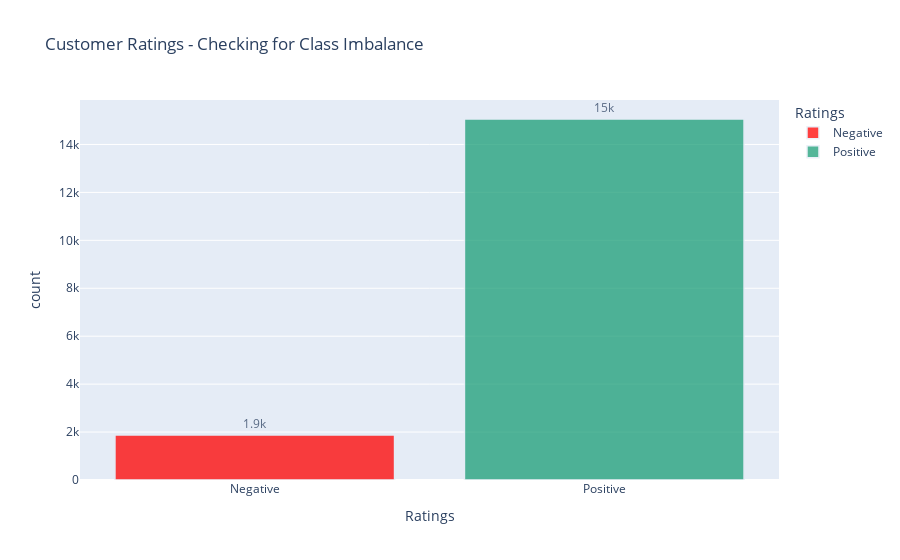

Source (notebook cell):
### Code cell
# create a data frame to count the number of customer reviews by products and also rename a column as count
rating_counts = pd.DataFrame(df[['review_star']].value_counts()).reset_index().rename( \
    columns={'review_star': 'Ratings', 0:'count'})

# add a sort index
rating_counts['Ratings_for_sorting'] = rating_counts['Ratings']

# convert ratings to str type for visualization
rating_counts['Ratings'] = rating_counts['Ratings'].astype(str)

# Sort order by custom column and display 
rating_counts.sort_values(by=['Ratings_for_sorting'], inplace = True)

# use plotly to create a bar graph of number of reviews by brand and using customized color coding 
fig = px.bar(rating_counts, x="Ratings", y="count", color="Ratings", 
             title= "Customer Ratings - Checking for Class Imbalance", text_auto = '.2s', 
             color_discrete_map={'Negative':'red',  'Positive':'rgb(27,158,119)'})

# figure customization
fig.update_traces(textfont_size=12, textangle=0, textposition="outside", cliponaxis=False,
 marker_line_width=1.5, opacity = 0.75)

### Figure 1 — Plotly figure (JSON) as saved in the notebook; plotly's stock layout.template omitted (floating-point values rounded to 4 significant figures)
{"data": [{"alignmentgroup": "True", "cliponaxis": false, "hovertemplate": "Ratings=%{x}<br>count=%{y}<extra></extra>", "legendgroup": "Negative", "marker": {"color": "red", "line": {"width": 1.5}, "pattern": {"shape": ""}}, "name": "Negative", "offsetgroup": "Negative", "opacity": 0.75, "orientation": "v", "showlegend": true, "textangle": 0, "textfont": {"size": 12}, "textposition": "outside", "texttemplate": "%{y:.2s}", "type": "bar", "x": ["Negative"], "xaxis": "x", "y": [1873], "yaxis": "y"}, {"alignmentgroup": "True", "cliponaxis": false, "hovertemplate": "Ratings=%{x}<br>count=%{y}<extra></extra>", "legendgroup": "Positive", "marker": {"color": "rgb(27,158,119)", "line": {"width": 1.5}, "pattern": {"shape": ""}}, "name": "Positive", "offsetgroup": "Positive", "opacity": 0.75, "orientation": "v", "showlegend": true, "textangle": 0, "textfont": {"size": 12}, "textposition": "outside", "texttemplate": "%{y:.2s}", "type": "bar", "x": ["Positive"], "xaxis": "x", "y": [15063], "yaxis": "y"}], "layout": {"barmode": "relative", "legend": {"title": {"text": "Ratings"}, "tracegroupgap": 0}, "title": {"text": "Customer Ratings - Checking for Class Imbalance"}, "xaxis": {"anchor": "y", "categoryarray": ["Negative", "Positive"], "categoryorder": "array", "domain": [0, 1], "title": {"text": "Ratings"}}, "yaxis": {"anchor": "x", "domain": [0, 1], "title": {"text": "count"}}}}
